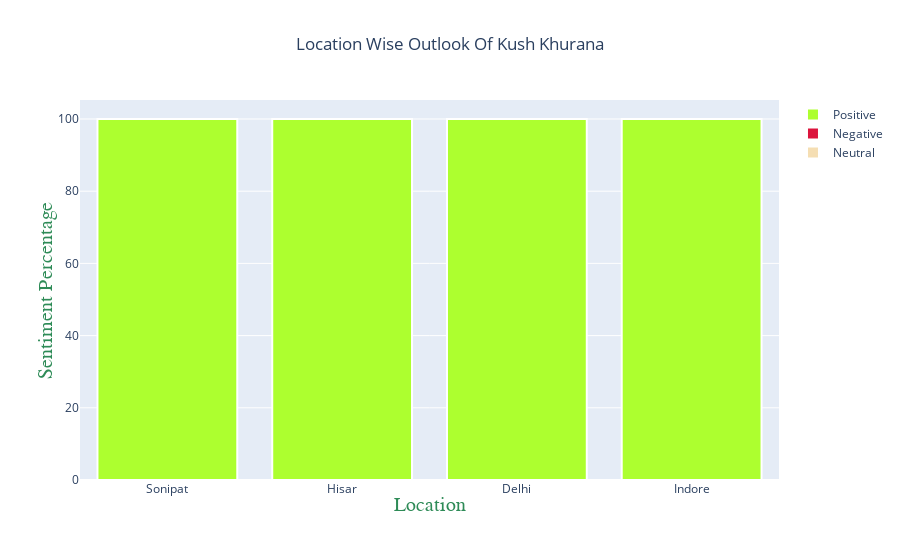

The notebook cell this image was saved under:
### Markdown cell above
<pre>






</pre>

# Let's put this analyze function to test, at the risk of it not working out live in this session.
<pre>







</pre>

### Code cell
query = input("Enter anything to search: ") 
location = []

location.append(input("Please enter a location: "))
more = input("More? ")
while not (more=='no' or more=='n'):

    location.append(input("Enter "))
    more =  input("More? ")
    
radius = input('Enter radius to search 10 or 10000: ')
if input('Do you want to see the tweets as well: y/n? ')==('y'):
    show = True 
#location = ['England','USA','New York','France','Spain']
latlong = get_coordinates(location)
analyze(query,location,latlong,radius=radius,graph=True,show=show)

### Figure 1 — Plotly figure (JSON) as saved in the notebook; plotly's stock layout.template omitted (floating-point values rounded to 4 significant figures)
{"data": [{"marker": {"color": "greenyellow", "line": {"color": "white", "width": 2}}, "name": "Positive", "type": "bar", "x": ["Sonipat", "Hisar", "Delhi", "Indore"], "y": [100, 100, 100, 100]}, {"marker": {"color": "crimson", "line": {"color": "white", "width": 2}}, "name": "Negative", "type": "bar", "x": ["Sonipat", "Hisar", "Delhi", "Indore"], "y": [0, 0, 0, 0]}, {"marker": {"color": "wheat", "line": {"color": "white", "width": 2}}, "name": "Neutral", "type": "bar", "x": ["Sonipat", "Hisar", "Delhi", "Indore"], "y": [0, 0, 0, 0]}], "layout": {"barmode": "relative", "title": {"text": "Location Wise Outlook Of Kush Khurana", "x": 0.5, "xref": "container"}, "xaxis": {"title": {"font": {"color": "seagreen", "family": "helvetica", "size": 20}, "standoff": 0, "text": "Location"}}, "yaxis": {"title": {"font": {"color": "seagreen", "family": "helvetica", "size": 20}, "standoff": 0, "text": "Sentiment Percentage"}}}}
